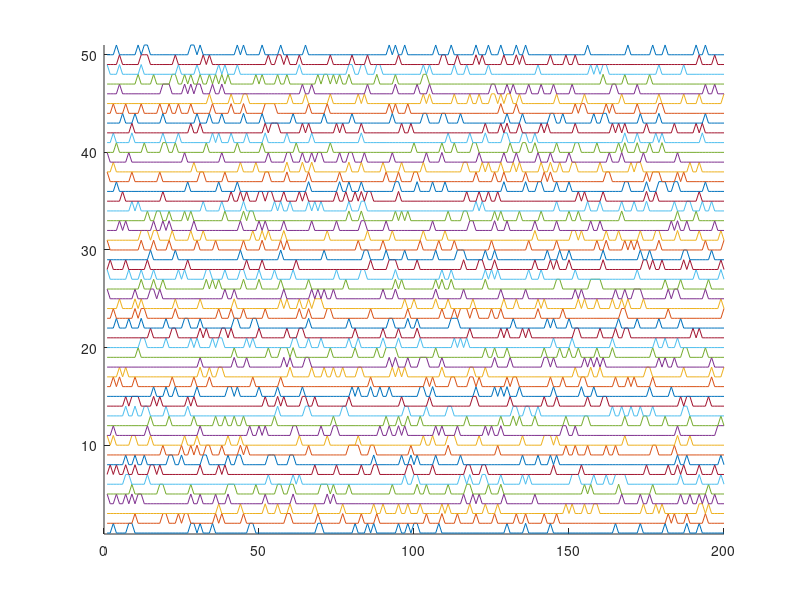
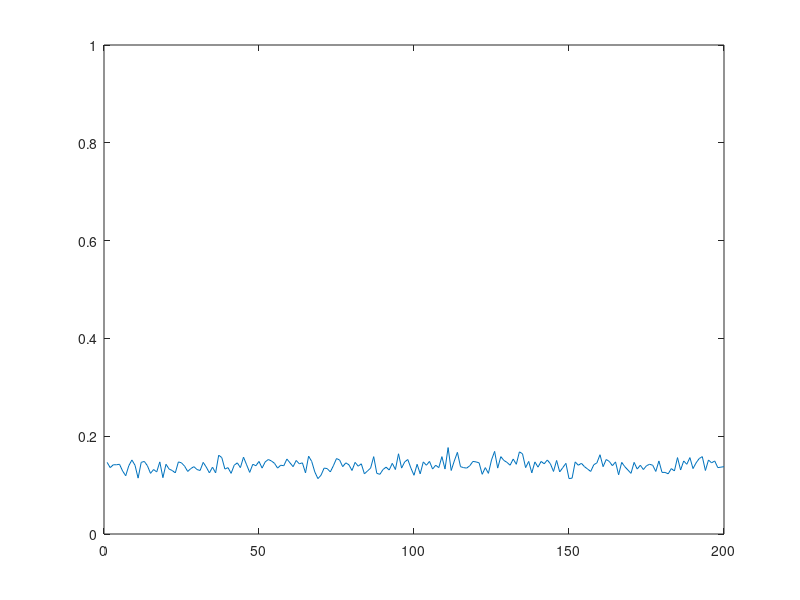
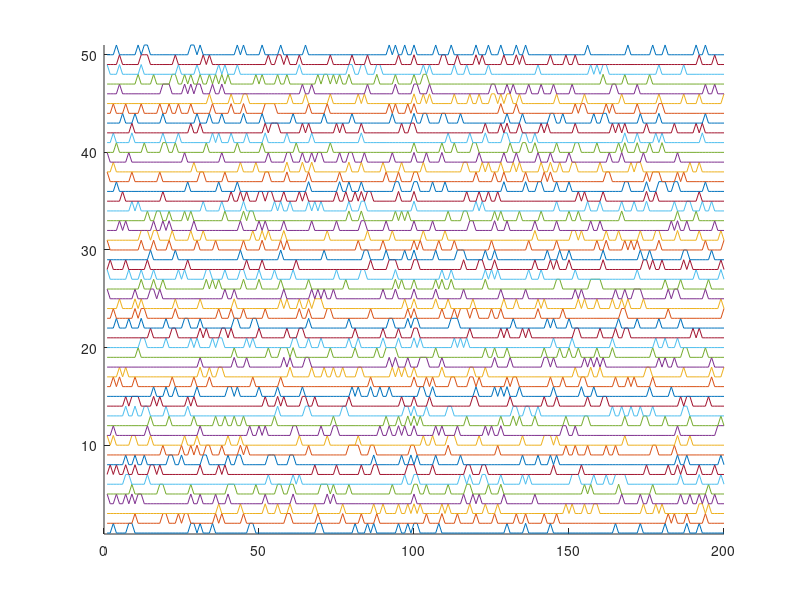
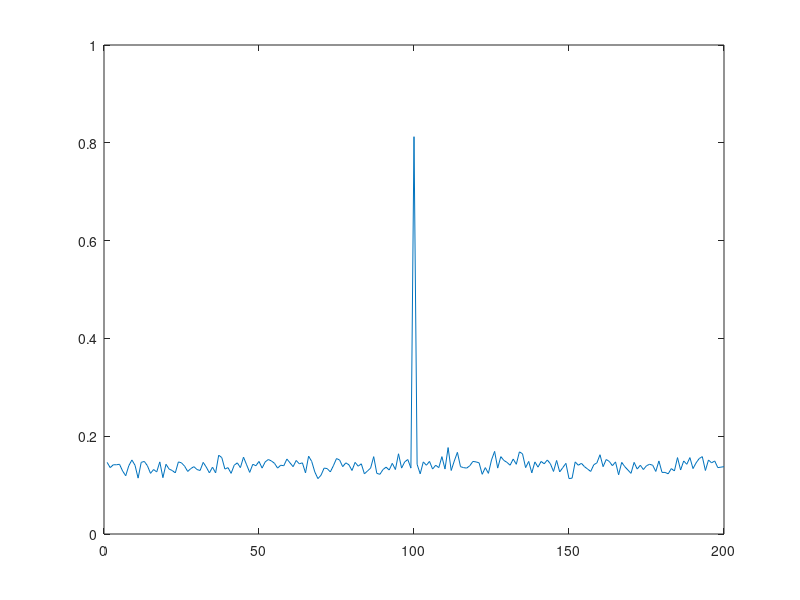

Write MATLAB code to recreate these figures, in order.
clear all

%% Random spikes 

numits = 1024; % How many neurons 

len = 200; % Duration of the epoch
numspikes = 30; % Number of spikes per epoch

z = zeros(1,len); % Empty time window, no spikes
t = 1:len; % Time steps

% Make each neuron
for j=numits:-1:1
    neuron(:,j) = z; 
    tt = randi(len,[1,numspikes]); % Random time indexes...
    neuron(tt,j) = 1; % Are set to one, which is the spike
end

% Calculate the downstream response to all neural inputs
    avgDownStream = sum(neuron');
    avgDownStream = avgDownStream / numits;

% Plot all or some of the raw spike trains
maxnumtrainstoshow = 50;
figure(27); clf; hold on;
    for j=1:min([maxnumtrainstoshow, numits])
        plot(t, neuron(:,j)+j);
    end
    ylim([0.9, min([maxnumtrainstoshow+1, numits+1])])

% Plot the downstream neural response
    figure(28); clf; 
        plot(t, avgDownStream); ylim([0 1]);

%% Signal detection with random spikes

detectionChance = 0.20; % Chance that a neuron will detect the event (range 0-1)


neuronDetector = neuron;

detections = find(rand(1,numits) >= detectionChance);
neuronDetector(round(len/2),detections) = 1;

% Calculate the downstream response to all neural inputs
    avgDownStreamDetector = sum(neuronDetector');
    avgDownStreamDetector = avgDownStreamDetector / numits;


figure(29); clf; hold on;
    for j=1:min([maxnumtrainstoshow, numits])
        plot(t, neuronDetector(:,j)+j);
    end
    ylim([0.9, min([maxnumtrainstoshow+1, numits+1])])

% Plot the downstream neural response
    figure(30); clf; 
        plot(t, avgDownStreamDetector); ylim([0 1]);
